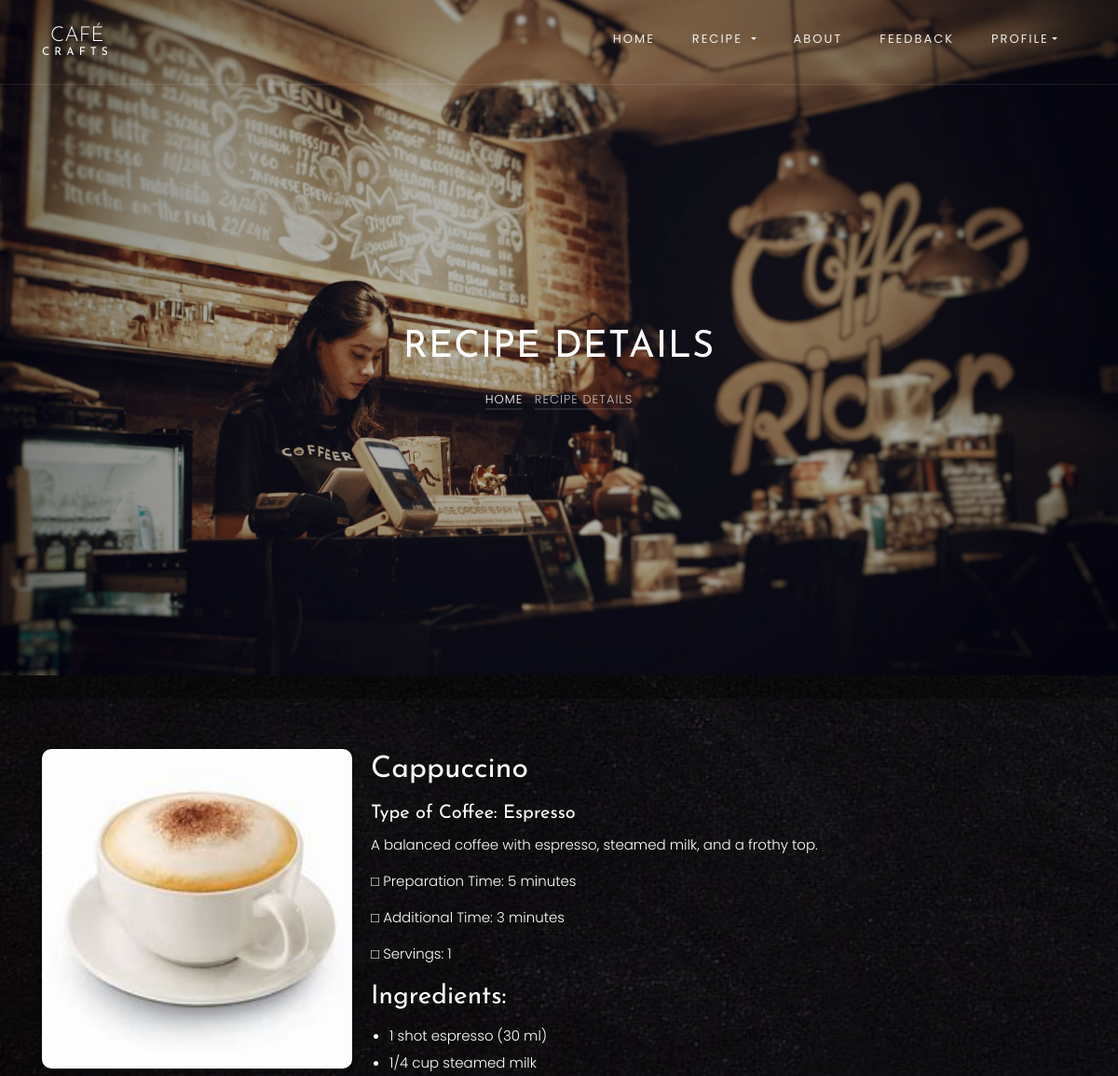
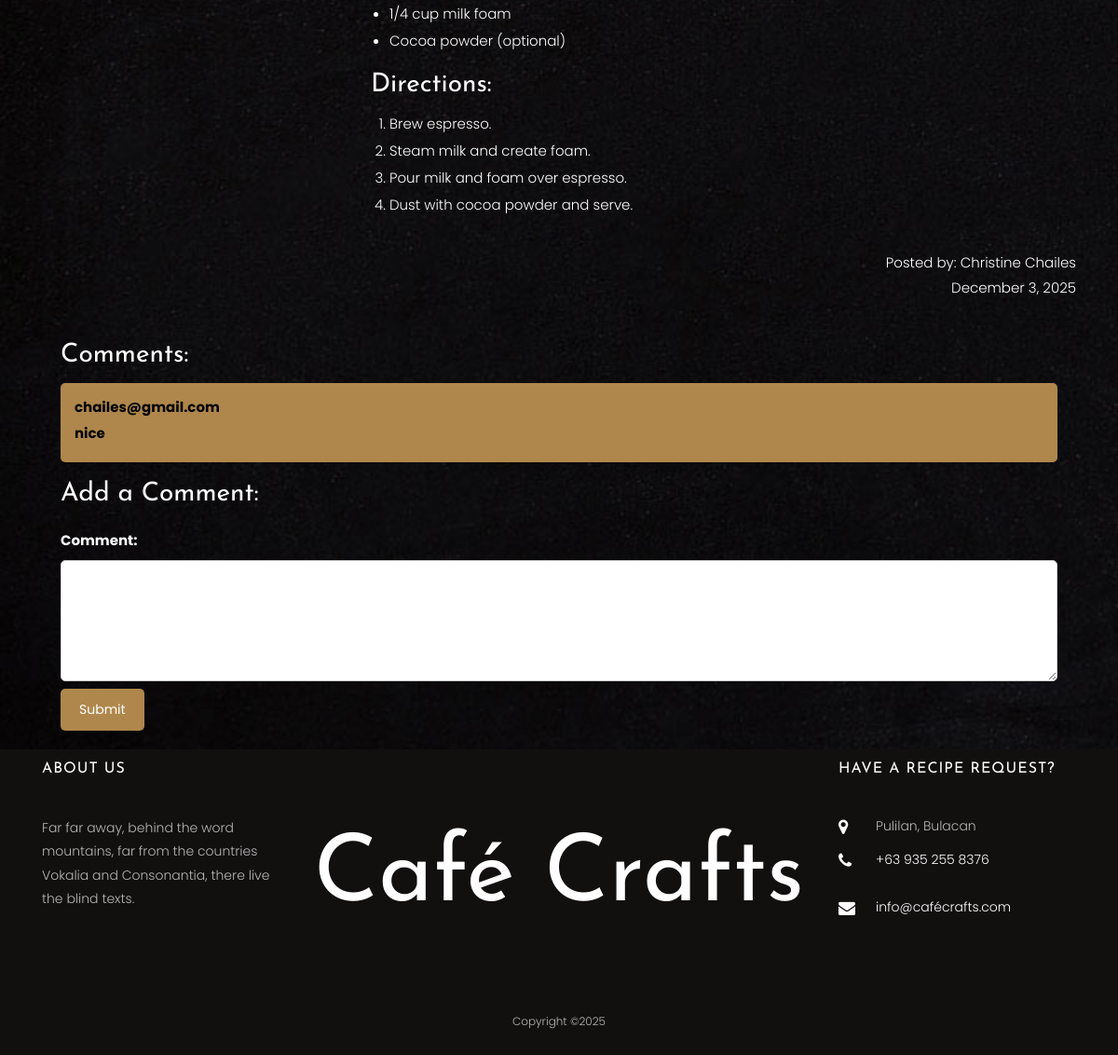
The app's page /coffee_details.php?id=2 with its own data (2 pictures, top to bottom).
### tables this page shows
CREATE TABLE `coffee_items` (
  `id` int(11) NOT NULL,
  `name` varchar(100) NOT NULL,
  `description` text NOT NULL,
  `category` varchar(20) NOT NULL,
  `image_url` varchar(255) NOT NULL,
  `added_by` varchar(255) DEFAULT NULL,
  `preparation_time_value` int(11) DEFAULT NULL,
  `preparation_time_unit` varchar(20) DEFAULT NULL,
  `cook_time_value` int(11) DEFAULT NULL,
  `cook_time_unit` varchar(20) DEFAULT NULL,
  `servings` int(11) NOT NULL,
  `status` varchar(10) NOT NULL DEFAULT 'pending',
  `coffeecateg` varchar(50) DEFAULT NULL
);

CREATE TABLE `ingredients` (
  `id` int(11) NOT NULL,
  `coffee_id` int(11) NOT NULL,
  `ingredient` varchar(255) NOT NULL
);

CREATE TABLE `directions` (
  `id` int(11) NOT NULL,
  `coffee_id` int(11) DEFAULT NULL,
  `step` text DEFAULT NULL
);

CREATE TABLE `comments` (
  `id` int(11) NOT NULL,
  `coffee_id` int(11) DEFAULT NULL,
  `email` varchar(255) DEFAULT NULL,
  `comment` text DEFAULT NULL,
  `created_at` timestamp NOT NULL DEFAULT current_timestamp()
);

### coffee_details.php (the view, shortened to what this page needs)
<!DOCTYPE html>
<html lang="en">
  <head>
    <link rel="stylesheet" href="css/open-iconic-bootstrap.min.css">
    <link rel="stylesheet" href="css/animate.css">
    <link rel="stylesheet" href="css/owl.carousel.min.css">
    <link rel="stylesheet" href="css/owl.theme.default.min.css">
    <link rel="stylesheet" href="css/magnific-popup.css">
    <link rel="stylesheet" href="css/aos.css">
    <link rel="stylesheet" href="css/ionicons.min.css">
    <link rel="stylesheet" href="css/bootstrap-datepicker.css">
    <link rel="stylesheet" href="css/jquery.timepicker.css">
    <link rel="stylesheet" href="css/flaticon.css">
    <link rel="stylesheet" href="css/icomoon.css">
    <link rel="stylesheet" href="css/style.css">
  </head>
  <body>
    <nav class="navbar navbar-expand-lg navbar-dark ftco_navbar bg-dark ftco-navbar-light" id="ftco-navbar">
        <div class="container">
          <a class="navbar-brand" href="login.html">Café<small>Crafts</small></a>
          <div class="collapse navbar-collapse" id="ftco-nav">
            <ul class="navbar-nav ml-auto">
                <li class="nav-item"><a href="login.html" class="nav-link">Home</a></li>
                <div class="collapse navbar-collapse" id="ftco-nav">
                        <ul class="navbar-nav ml-auto">
                    <li class="nav-item dropdown">
                <a class="nav-link dropdown-toggle" href="#" id="navbarDropdown" role="button" data-toggle="dropdown" aria-haspopup="true" aria-expanded="false">
                    Recipe
                </a>
                <div class="dropdown-menu" aria-labelledby="navbarDropdown">
                    <a class="dropdown-item" href="add_recipe.php">Add a Recipe</a>           <li class="nav-item"><a href="about.html" class="nav-link">About</a></li>
              <li class="nav-item"><a href="feedback.html" class="nav-link">Feedback</a></li>
                    <div class="collapse navbar-collapse" id="ftco-nav">
                        <ul class="navbar-nav ml-auto">
                    <li class="nav-item dropdown">
                <a class="nav-link dropdown-toggle" href="#" id="navbarDropdown" role="button" data-toggle="dropdown" aria-haspopup="true" aria-expanded="false">
                    Profile</a>
                    </li>
            </ul>
          </div>
          </div>
      </nav>
    <section class="home-slider owl-carousel">
      <div class="slider-item" style="background-image: url(images/bg_3.jpg);" data-stellar-background-ratio="0.5">
        <div class="overlay"></div>
        <div class="container">
          <div class="row slider-text justify-content-center align-items-center">
            <div class="col-md-7 col-sm-12 text-center ftco-animate">
                <h1 class="mb-3 mt-5 bread">Recipe Details</h1>
                <p class="breadcrumbs"><span class="mr-2"><a href="index.html">Home</a></span> <span>Recipe Details</span></p>
            </div>
          </div>
        </div>
      </div>
    </section>
    <div class="container">
        <?php
        include('db.php');
        if (isset($_GET['id'])) {
            $id = mysqli_real_escape_string($conn, $_GET['id']);
            $sql = "SELECT c.*, u.firstname
                    FROM coffee_items c
                    LEFT JOIN users u ON c.added_by = u.id
                    WHERE c.id = '$id'";
            $result = mysqli_query($conn, $sql);
            if (mysqli_num_rows($result) == 1) {
                $row = mysqli_fetch_assoc($result);
                ?>
                <br>
                <br>
                <div class="coffee-details">
                    <img src="<?php echo $row['image_url']; ?>" alt="<?php echo $row['name']; ?>">
                    <div class="description">
                        <h2><?php echo $row['name']; ?></h2>
                        <h4>Type of Coffee: <?php echo $row['coffeecateg']; ?></h4>
                        <p><?php echo $row['description']; ?></p>
                        <div class="time">
                    <p>&#9633; Preparation Time: <?php echo $row['preparation_time_value'] . ' ' . $row['preparation_time_unit']; ?></p>
                    <p>&#9633; Additional Time: <?php echo $row['cook_time_value'] . ' ' . $row['cook_time_unit']; ?></p>
                    <p>&#9633; Servings: <?php echo $row['servings']; ?></p>
                </div>
                        <h3>Ingredients:</h3>
                        <ul>
                            <?php
                            $ingredients_sql = "SELECT * FROM ingredients WHERE coffee_id = '$id'";
                            $ingredients_result = mysqli_query($conn, $ingredients_sql);
                            if (mysqli_num_rows($ingredients_result) > 0) {
                                while ($ingredient_row = mysqli_fetch_assoc($ingredients_result)) {
                                    echo "<li>" . $ingredient_row['ingredient'] . "</li>";
                                }
                            } else {
                                echo "<li>No ingredients found.</li>";
                            }
                            ?>
                        </ul>
                        <h3>Directions:</h3>
                        <ol>
                            <?php
                            $directions_sql = "SELECT * FROM directions WHERE coffee_id = '$id'";
                            $directions_result = mysqli_query($conn, $directions_sql);
                            if (mysqli_num_rows($directions_result) > 0) {
                                while ($direction_row = mysqli_fetch_assoc($directions_result)) {
                                    echo "<li>" . $direction_row['step'] . "</li>";
                                }
                            } else {
                                echo "<li>No directions found.</li>";
                            }
                            ?>
                        </ol>
                    </div>
                </div>
                <div class="added-by">
                 <p>Posted by: <?php echo $row['added_by']; ?><br>
                    <?php echo date("F j, Y"); ?></p>
                </div>
            <div class="comment-section">
                <h3>Comments:</h3>
                <div id="comments-container">
                    <?php
                    $comments_sql = "SELECT * FROM comments WHERE coffee_id = '$id'";
                    $comments_result = mysqli_query($conn, $comments_sql);
                    if (mysqli_num_rows($comments_result) > 0) {
                        while ($comment_row = mysqli_fetch_assoc($comments_result)) {
                            echo "<div class='comment'>";
                            echo "<p> " . $comment_row['email'] . "</p>";
                            echo "<p> " . $comment_row['comment'] . "</p>";
                            echo "</div>";
                        }
                    } else {
                        echo "<p>No comments found.</p>";
                    }
                    ?>
                </div>
<h3>Add a Comment:</h3>
<form id="comment-form">
    <label for="comment">Comment:</label><br>
    <textarea id="comment" name="comment" rows="4" required></textarea><br>
    <button type="submit">Submit</button>
</form>
            </div>
            <?php
        } else {
            echo "Coffee item not found.";
        }
    } else {
        echo "Invalid request. Please provide a valid coffee ID.";
    }
    ?>
</div>
    <footer class="ftco-footer ftco-section img" style="padding-top: 10px; padding-bottom: 10px;">
    <div class="container" style="padding-left: 15px; padding-right: 15px;">
        <div class="row">
            <div class="col-lg-3 col-md-6">
                <div class="ftco-footer-widget mb-2">
                    <h2 class="ftco-heading-2">About Us</h2>
                    <p style="font-size: 14px;">Far far away, behind the word mountains, far from the countries Vokalia and Consonantia, there live the blind texts.</p>
                    <div class="social d-flex justify-content-center">
                        <ul class="ftco-footer-social list-unstyled mt-2">
                        </ul>
                    </div>
                </div>
            </div>
            <div class="foottitle col-lg-6">
                <br>
                <br>
                <h1 style="font-size: 100px;">Café Crafts</h1>
            </div>
            <div class="col-lg-3 col-md-6">
                <div class="ftco-footer-widget mb-2">
                    <h2 class="ftco-heading-2">Have a Recipe Request?</h2>
                    <div class="block-23 mb-2">
                        <ul style="font-size: 14px;">
                            <li><span class="icon icon-map-marker"></span><span class="text">Pulilan, Bulacan</span></li>
                            <li><a href="#"><span class="icon icon-phone"></span><span class="text">+63 935 255 8376</span></a></li>
                            <li><a href="#"><span class="icon icon-envelope"></span><span class="text">info@cafécrafts.com</span></a></li>
                        </ul>
                    </div>
                </div>
            </div>
        </div>
        <div class="row">
            <div class="col-md-12 text-center">
                <p style="font-size: 12px;">Copyright &copy;<script>document.write(new Date().getFullYear());</script></p>
            </div>
        </div>
    </div>
</footer>
  </body>
</html>

### css/icomoon.css (style rules this page uses)
[class^="icon-"], [class*=" icon-"] { font-family: 'icomoon' !important; speak: none; font-style: normal; font-weight: normal; font-variant: normal; text-transform: none; line-height: 1; -webkit-font-smoothing: antialiased; -moz-osx-font-smoothing: grayscale; }
.icon-map-marker:before { content: "\f041"; }
.icon-phone:before { content: "\f095"; }
.icon-envelope:before { content: "\f0e0"; }

### coffee_details.php (style rules this page uses)
.coffee-details { display: flex; flex-wrap: wrap; align-items: flex-start; margin-bottom: 20px; }
.coffee-details img { width: 30%; max-width: 400px; height: auto; margin-right: 20px; border-radius: 10px; box-shadow: 0 0 5px rgba(0, 0, 0, 0.2); }
.description { flex: 1; }
.description h2, .description h3 { margin: 0 0 10px; color: white; }
.description h4 { font-size: 20px; }
.description p { margin: 0 0 15px; line-height: 1.6; }
.time { color: white; }
.added-by p { text-align: right; }
ul, ol { margin: 10px 0; padding-left: 20px; }
li { margin-bottom: 5px; line-height: 1.6; color: white; }
p { color: white; }
.comment-section { padding: 20px; background-color:transparent; margin-top: 20px; }
.comment-section h3 { color: white; }
#comments-container { margin-top: 10px; }
.comment { padding: 15px; background-color: #af874c; border-radius: 5px; margin-bottom: 15px; }
.comment p { margin: 0 0 5px 0; color: black; line-height: 1.5; font-weight: bold; }
#comment-form { margin-top: 15px; }
#comment-form label { font-weight: bold; color: white; }
#comment-form textarea { width: 100%; padding: 10px; border: 1px solid #cccccc; border-radius: 5px; font-family: Arial, sans-serif; }
#comment-form button { background-color: #af874c; color: #ffffff; border: none; border-radius: 5px; padding: 10px 20px; font-size: 14px; cursor: pointer; }

### records on screen
coffee_items: image_url (picture), name "Cappuccino", coffeecateg "Espresso", description "A balanced coffee with espresso, steamed milk, and a frothy top.", preparation_time_value "5", preparation_time_unit "minutes", cook_time_value "3", cook_time_unit "minutes", servings "1", added_by "Christine Chailes"
ingredients: ingredient "1 shot espresso (30 ml)"
ingredients: ingredient "1/4 cup steamed milk"
ingredients: ingredient "1/4 cup milk foam"
ingredients: ingredient "Cocoa powder (optional)"
directions: step "Brew espresso."
directions: step "Steam milk and create foam."
directions: step "Pour milk and foam over espresso."
directions: step "Dust with cocoa powder and serve."
comments: email "chailes@gmail.com", comment "nice"
